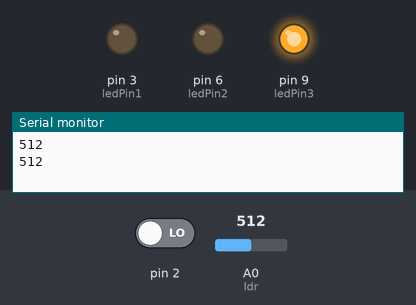
This sketch was run on a simulated Arduino Uno, built with avr-gcc and run on an emulated ATmega328P. Shown: output pins drawn as LEDs (lit = HIGH), the last lines printed to the serial monitor. Dashed ring = blinking. The test bench sets the inputs (shaded band); at power-on: A0 (ldr) = 512, pin 2 LOW.

Above: at 6.8 s.
6.9 s: A0 (ldr) set to 892
12.2 s: A0 (ldr) set to 916
At 16.6 s:
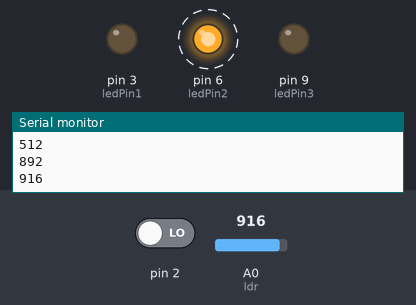
19.3 s: pin 2 driven HIGH
At 22.5 s:
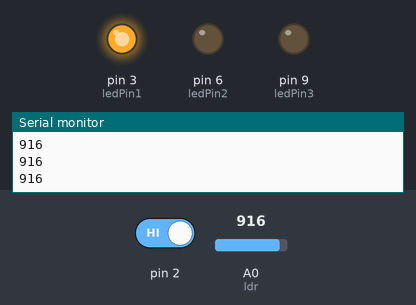
23.0 s: pin 2 driven LOW
29.0 s: A0 (ldr) set to 890
At 33.4 s:
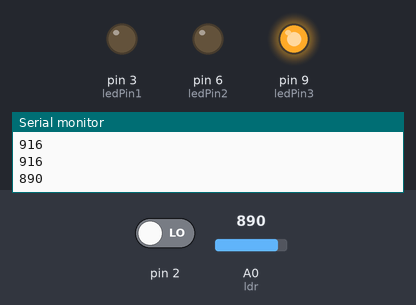
Timing chart, 0 to 34.9 s (numbered marks = the images above; inputs shaded):
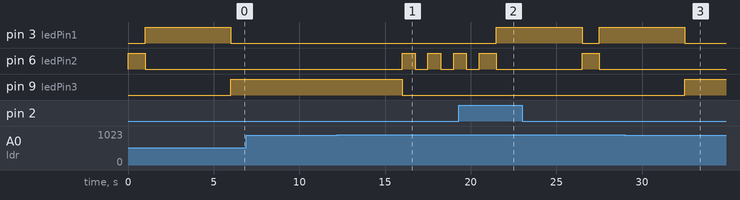

Measured:
- the behaviour switches between 899 and 900 on A0 (ldr) (found by bisection; images 0 and 1)
- after the input at 12.2 s, pin 6 (ledPin2): alternates HIGH for 0.75 s and LOW for 0.75 s, starting after 3.8 s; pin 9 (ledPin3): HIGH → LOW after 3.8 s
- after the input at 19.3 s, pin 3 (ledPin1): LOW → HIGH after 2.2 s
- after the input at 29.0 s, pin 6 (ledPin2): stops changing and stays LOW; pin 9 (ledPin3): LOW → HIGH after 3.5 s

The sketch:

semaforo_ldr_int.ino
```cpp
const int ledPin1 = 3;
const int ledPin2 = 6;
const int ledPin3 = 9;
const int pot = 11;
const int ldr = A0;
volatile int toggle = LOW;
volatile int interrup = LOW;

void setup() {
    // initialize serial:
  Serial.begin(9600);
  pinMode(ledPin1,OUTPUT);
  pinMode(ledPin2,OUTPUT);
  pinMode(ledPin3,OUTPUT);
  pinMode(pot,INPUT);
  pinMode(ldr,INPUT);
  attachInterrupt(0, parate, CHANGE);
}

void coche(){
  if(analogRead(ldr) < 900){
    digitalWrite(ledPin3, HIGH);
    delay(5000);
  } else {
    digitalWrite(ledPin3, LOW);
    digitalWrite(ledPin2, HIGH);
    delay(750);
    digitalWrite(ledPin2, LOW);
    delay(750);
  }
}

void peaton(){
    digitalWrite(ledPin1, LOW);
    digitalWrite(ledPin2, HIGH);
    digitalWrite(ledPin3, LOW);
    delay(1000);
    digitalWrite(ledPin2, LOW);
    digitalWrite(ledPin1, HIGH);
    delay(5000);
    digitalWrite(ledPin1, LOW);
    interrup = !interrup;
}

void parate(){
    interrup = !interrup;
}

void loop() {
  Serial.print(analogRead(ldr));
  Serial.println();
  if (interrup)
    coche();
  else
    peaton();
}
```
